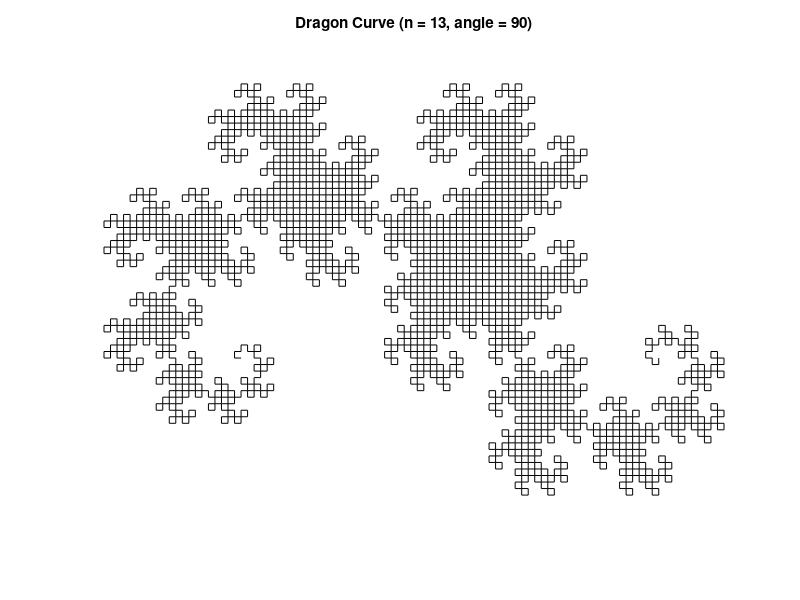

Source code (MATLAB):
% The x and y vectors must have at least two points each (or the result
% will just be a single point) and they must have the same length
x=[1 0];  y=[0 0];  %LINE

angle=90;  %degrees

n=13; %iterations

MAX_LENGTH=5e6;

% Verify that we have valid (x,y) pairs
if length(x)~=length(y)
    disp('ERROR: x and y vectors must have the same length');
    return
end
% Limit the size of the fractal
m=length(x);
if ((m-1)*2^(n-1)+1) > MAX_LENGTH
    n=ceil(log2((MAX_LENGTH-1)/(m-1)));
    disp(['WARNING: maximum iterations exceeded ... setting n = ' num2str(n)]);
end
% Generate the fractal
for k=1:n-1
    xr = fliplr(x); yr = fliplr(y); a = x(length(x)); b = y(length(y));
    [theta, rho]=cart2pol(xr - a,yr - b);
    [rx0, ry0] = pol2cart(theta + angle*pi/180, rho);
    rx = rx0 + a; ry = ry0 + b;
    x=[x rx(2:length(rx))];
    y=[y ry(2:length(rx))];
end

figure;plot(x,y,'k');
axis equal
axis off
title(['Dragon Curve (n = ' num2str(n) ', angle = ' num2str(angle) ')']);
set(gcf,'color','white');
